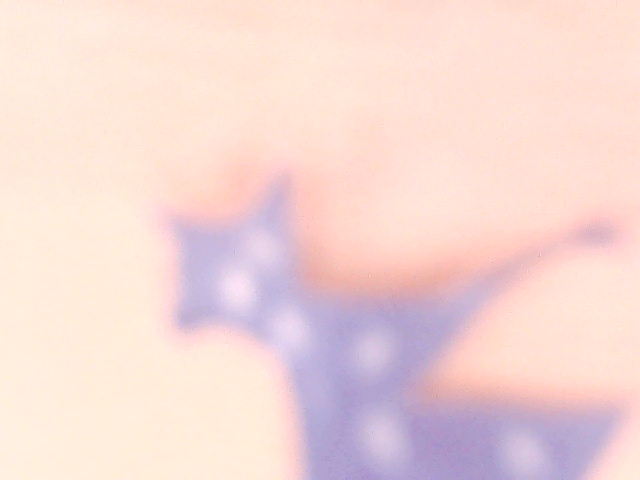
#> input picture captured_image.png, 640 x 480 px, given in place of the camera
$ python HSV_Calibration.py
#> lines starting #> are read from the running program, lines starting #| are printed output that depends on the picture; after the words box and inside, x2 and y2 are one past the last pixel; in counts of white or black regions, pixels touching at a corner belong together
import cv2
import numpy as np

def nothing(x):
    pass

# --- CONFIGURACIÓN ---
CAMERA_INDEX = 0 # Cambia esto al índice de tu cámara si es diferente (ej: 1 para la segunda cámara)
WINDOW_NAME = "HSV Calibrator"
IMAGE_NAME = "captured_image.png"

# --- FUNCIONES ---
def capture_image(camera_index, output_name):
    """Captura una imagen desde la cámara y la guarda."""
#> called with camera_index = 0, output_name = 'captured_image.png'
    cap = cv2.VideoCapture(camera_index)
    if not cap.isOpened():
        print(f"Error: No se pudo acceder a la cámara con índice {camera_index}")
        return False

    ret, frame = cap.read()
#> frame is the input picture: shape (480, 640, 3); mean B, G, R 212.7, 216.6, 243.5
    cap.release()

    if ret:
        cv2.imwrite(output_name, frame)
        print(f"Imagen guardada como {output_name}")
        return True
    else:
        print("Error al capturar la imagen.")
        return False

def calibrate_hsv(image_path):
    """Permite al usuario calibrar los rangos HSV para un color específico en una imagen."""
#> called with image_path = 'captured_image.png'
    img = cv2.imread(image_path)
    if img is None:
        print(f"Error: No se pudo cargar la imagen desde {image_path}")
        return

    cv2.namedWindow(WINDOW_NAME)

    # Crear barras de seguimiento para los rangos HSV
    cv2.createTrackbar("H Min", WINDOW_NAME, 0, 179, nothing)
#> slider 'H Min' is set to 35
    cv2.createTrackbar("H Max", WINDOW_NAME, 179, 179, nothing)
    cv2.createTrackbar("S Min", WINDOW_NAME, 0, 255, nothing)
#> slider 'S Min' is set to 51
    cv2.createTrackbar("S Max", WINDOW_NAME, 255, 255, nothing)
    cv2.createTrackbar("V Min", WINDOW_NAME, 0, 255, nothing)
#> slider 'V Min' is set to 51
    cv2.createTrackbar("V Max", WINDOW_NAME, 255, 255, nothing)

    while(True):
        h_min = cv2.getTrackbarPos("H Min", WINDOW_NAME)
        h_max = cv2.getTrackbarPos("H Max", WINDOW_NAME)
        s_min = cv2.getTrackbarPos("S Min", WINDOW_NAME)
        s_max = cv2.getTrackbarPos("S Max", WINDOW_NAME)
        v_min = cv2.getTrackbarPos("V Min", WINDOW_NAME)
        v_max = cv2.getTrackbarPos("V Max", WINDOW_NAME)

        lower_bound = np.array([h_min, s_min, v_min])
        upper_bound = np.array([h_max, s_max, v_max])

        hsv = cv2.cvtColor(img, cv2.COLOR_BGR2HSV)
#> hsv: shape (480, 640, 3); mean H, S, V 41.8, 41.8, 246.4
        mask = cv2.inRange(hsv, lower_bound, upper_bound)
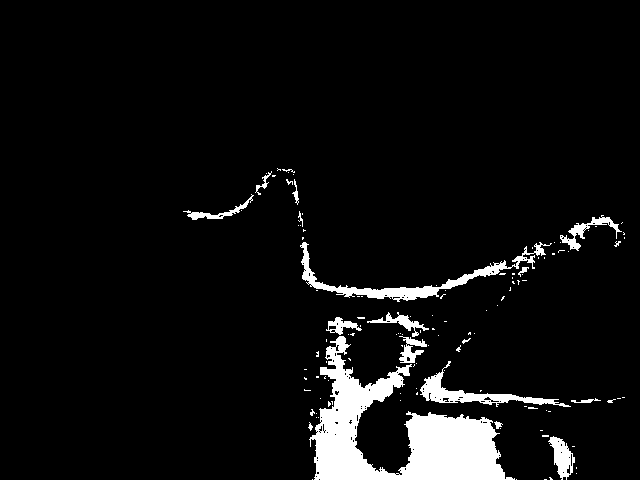
#> mask: shape (480, 640); 6% white; 122 white regions (103 under 20 px), largest, box (x1, y1, x2, y2) and area: (309, 336, 515, 480) 11665, (300, 242, 552, 302) 2188, (420, 361, 571, 407) 1395
        result = cv2.bitwise_and(img, img, mask=mask)
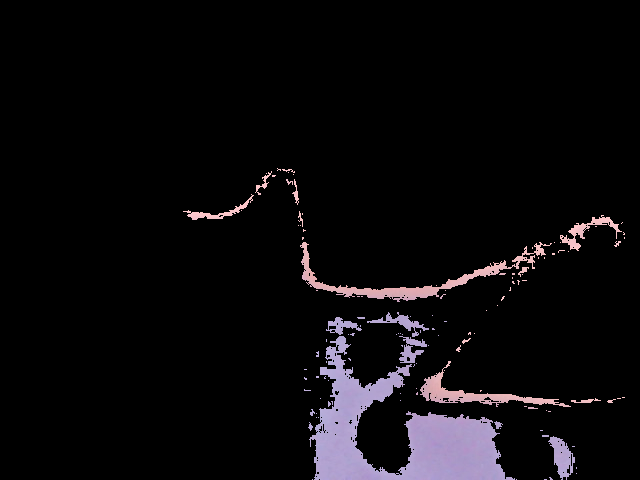
#> result: shape (480, 640, 3); mean B, G, R 12.2, 10.1, 11.6

        cv2.imshow(WINDOW_NAME, result)

        k = cv2.waitKey(1) & 0xFF
#> (key Esc is pressed here)
        if k == 27: # Presiona ESC para salir
            break
        elif k == ord('s'): # Presiona 's' para guardar los valores
            print("Valores HSV encontrados:")
            print(f"RANGO_AMARILLO_HSV = (")
            print(f"    np.array([{h_min}, {s_min}, {v_min}]),  # Límite inferior (H, S, V)")
            print(f"    np.array([{h_max}, {s_max}, {v_max}])   # Límite superior (H, S, V)")
            print(f")")
            break

    cv2.destroyAllWindows()

if __name__ == "__main__":
    if capture_image(CAMERA_INDEX, IMAGE_NAME):
        calibrate_hsv(IMAGE_NAME)
    else:
        print("No se pudo capturar la imagen para calibración.")
